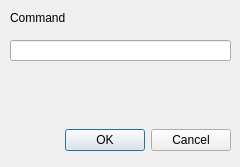
<?xml version="1.0" encoding="UTF-8"?>
<ui version="4.0">
 <class>TwitchBotDialog</class>
 <widget class="QDialog" name="TwitchBotDialog">
  <property name="geometry">
   <rect>
    <x>0</x>
    <y>0</y>
    <width>240</width>
    <height>167</height>
   </rect>
  </property>
  <property name="windowTitle">
   <string>Dialog</string>
  </property>
  <widget class="QDialogButtonBox" name="buttonBox">
   <property name="geometry">
    <rect>
     <x>10</x>
     <y>120</y>
     <width>221</width>
     <height>41</height>
    </rect>
   </property>
   <property name="orientation">
    <enum>Qt::Horizontal</enum>
   </property>
   <property name="standardButtons">
    <set>QDialogButtonBox::Cancel|QDialogButtonBox::Ok</set>
   </property>
  </widget>
  <widget class="QLineEdit" name="lineEdit">
   <property name="geometry">
    <rect>
     <x>10</x>
     <y>40</y>
     <width>221</width>
     <height>21</height>
    </rect>
   </property>
  </widget>
  <widget class="QLabel" name="label">
   <property name="geometry">
    <rect>
     <x>10</x>
     <y>10</y>
     <width>221</width>
     <height>16</height>
    </rect>
   </property>
   <property name="text">
    <string>Command</string>
   </property>
  </widget>
 </widget>
 <resources/>
 <connections>
  <connection>
   <sender>buttonBox</sender>
   <signal>accepted()</signal>
   <receiver>TwitchBotDialog</receiver>
   <slot>accept()</slot>
   <hints>
    <hint type="sourcelabel">
     <x>248</x>
     <y>254</y>
    </hint>
    <hint type="destinationlabel">
     <x>157</x>
     <y>274</y>
    </hint>
   </hints>
  </connection>
  <connection>
   <sender>buttonBox</sender>
   <signal>rejected()</signal>
   <receiver>TwitchBotDialog</receiver>
   <slot>reject()</slot>
   <hints>
    <hint type="sourcelabel">
     <x>316</x>
     <y>260</y>
    </hint>
    <hint type="destinationlabel">
     <x>286</x>
     <y>274</y>
    </hint>
   </hints>
  </connection>
 </connections>
</ui>
